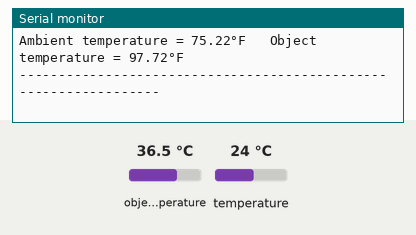
This sketch was run on a simulated Arduino Uno, built with avr-gcc and run on an emulated ATmega328P. Shown: the last lines printed to the serial monitor. The test bench sets the inputs (shaded band); at power-on: object temperature 36.5 °C, temperature 24 °C.

Above: at 1.2 s.
1.3 s: object temperature set to 20 °C
At 3.2 s:
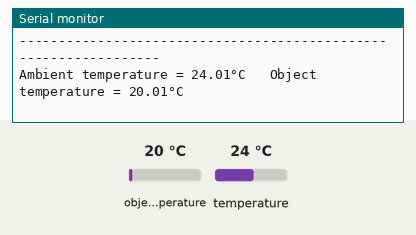
3.3 s: temperature set to 12 °C
At 4.0 s:
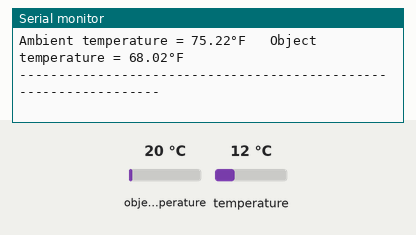
5.3 s: object temperature set to 26 °C
At 6.34 s:
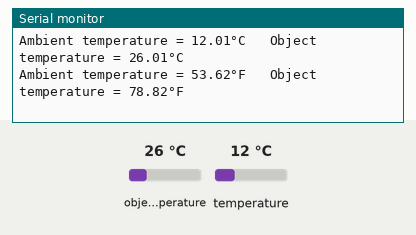
Timing chart, 0 to 8.3 s (numbered marks = the images above; inputs shaded):
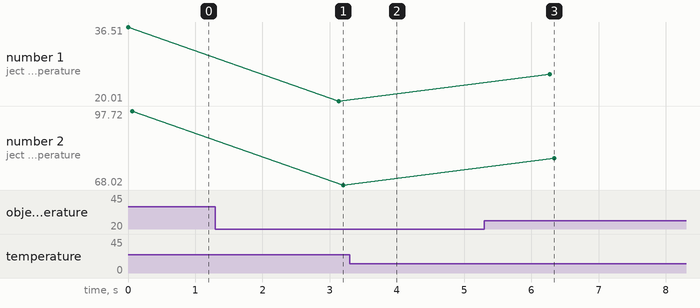

The sketch:

gy960TempSense.ino
```cpp
#include <Adafruit_MLX90614.h>

Adafruit_MLX90614 mlx = Adafruit_MLX90614();

void setup() {
  Serial.begin(9600);
  while (!Serial);

  if (!mlx.begin()) {
    Serial.println("Error connecting to MLX sensor. Check wiring.");
    while (1);
  };
}

void loop() {
  Serial.print("Ambient temperature = ");
  Serial.print(mlx.readAmbientTempC());
  Serial.print("°C");
  Serial.print("   ");
  Serial.print("Object temperature = ");
  Serial.print(mlx.readObjectTempC());
  Serial.println("°C");

  Serial.print("Ambient temperature = ");
  Serial.print(mlx.readAmbientTempF());
  Serial.print("°F");
  Serial.print("   ");
  Serial.print("Object temperature = ");
  Serial.print(mlx.readObjectTempF());
  Serial.println("°F");

  Serial.println("-----------------------------------------------------------------");
  delay(3000);
}
void readtemp(){
    Serial.print("Ambient temperature = ");
  Serial.print(mlx.readAmbientTempC());
  Serial.print("°C");
  Serial.print("   ");
  Serial.print("Object temperature = ");
  Serial.print(mlx.readObjectTempC());
  Serial.println("°C");
}
```

Measured:
- after the input at 1.3 s, the serial monitor: prints a new line after 1.8 s (image 1)
- after the input at 5.3 s, the serial monitor: prints a new line after 0.97 s (image 3)
- plotted number 1: 36.51 → 20.01 after the input at 1.3 s, 20.01 → 26.01 after the input at 5.3 s
- plotted number 2: 97.72 → 68.02 after the input at 1.3 s, 68.02 → 78.82 after the input at 5.3 s
